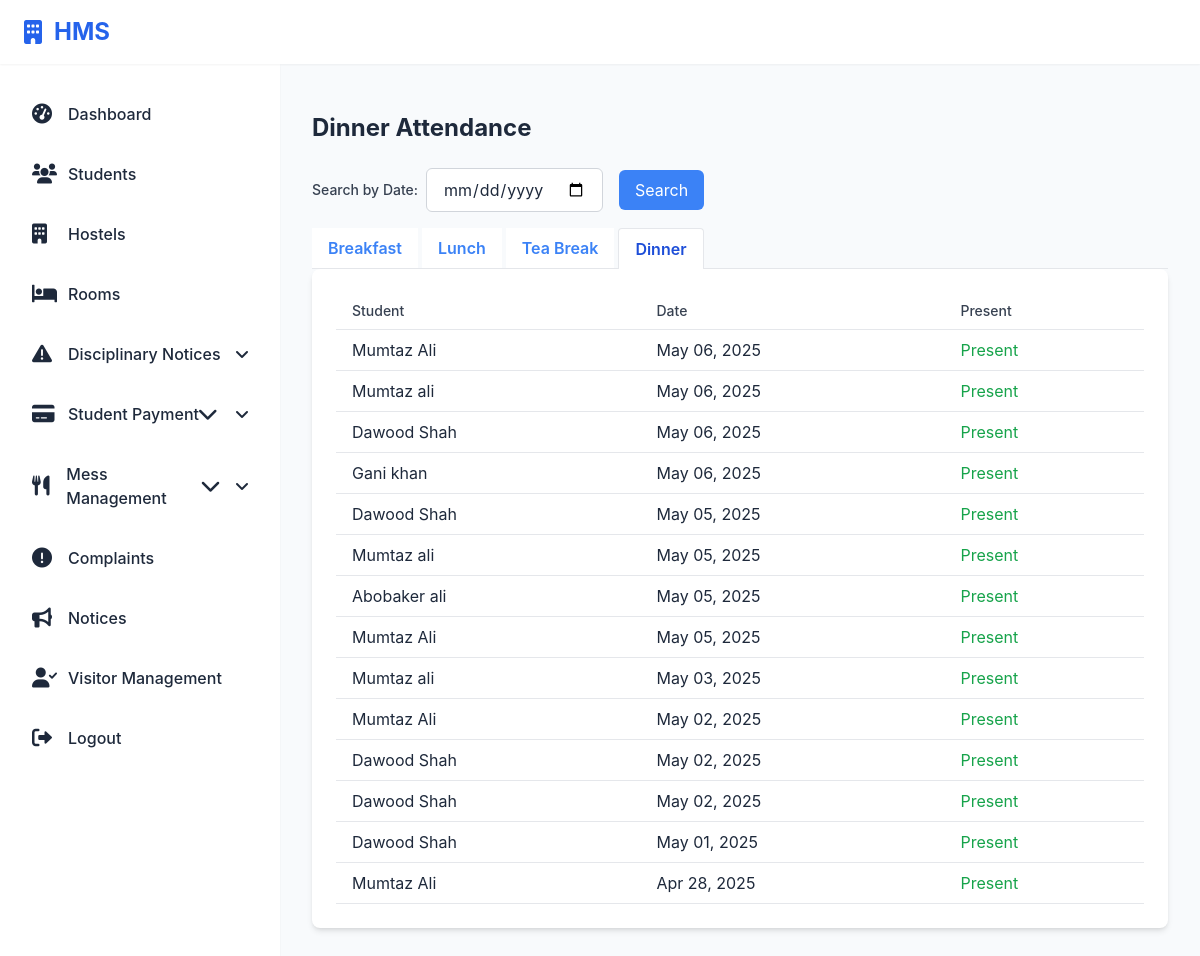
/hostel/dinner-attendance/ (signed in), run on the app's committed database.
### hostel/models.py (models this page shows, shortened)
class MessAttendance(models.Model):
    student = models.ForeignKey('Student', on_delete=models.CASCADE)
    date = models.DateField(default=timezone.now)
    meal_time = models.CharField(max_length=2, choices=MessMenu.MEAL_CHOICES)
    is_present = models.BooleanField()
    price_charged = models.DecimalField(max_digits=6, decimal_places=2, default=0)

class Student(models.Model):
    Room_ID = models.ForeignKey(Room, on_delete=models.SET_NULL, null=True, related_name="students")
    Hostel_ID = models.ForeignKey(Hostel, on_delete=models.SET_NULL, null=True)
    PAYMENT_STATUS_CHOICES = [
        ('NOT_PAID', 'Not Paid'),
        ('PARTIALLY_PAID', 'Partially Paid'),
        ('FULLY_PAID', 'Fully Paid'),
    ]
    Student_ID = models.AutoField(primary_key=True)
    Registration_Number = models.CharField(max_length=20, unique=True, null=True, blank=True)
    user = models.OneToOneField(User, on_delete=models.CASCADE, null=True)
    profile_picture = models.ImageField(upload_to='student_profiles/', null=True, blank=True)
    F_Name = models.CharField(max_length=50)
    L_Name = models.CharField(max_length=50)
    Contact_Info = models.CharField(max_length=100)
    Address = models.TextField()
    Department = models.CharField(max_length=100)
    FatherName = models.CharField(max_length=50)
    fee_status = models.CharField(max_length=20, choices=PAYMENT_STATUS_CHOICES, default='NOT_PAID')
    total_paid_amount = models.DecimalField(max_digits=10, decimal_places=2, default=0)
    room_price = models.DecimalField(max_digits=10, decimal_places=2, default=0)
    total_fee = models.DecimalField(max_digits=10, decimal_places=2, default=0)  # Added for storing total fee
    paid_installment_count = models.IntegerField(default=0)  # Added missing field

### hostel/views.py (the view)
# urls.py: path('dinner-attendance/', views.dinner_attendance, name='dinner_attendance'),
@staff_member_required
def dinner_attendance(request):
    dinner_records = MessAttendance.objects.filter(meal_time='DN').order_by('-date')
    context = {
        'dinner_records': dinner_records
    }
    return render(request, 'mess_management/dinner_attendance.html', context)

### hostel/templates/mess_management/dinner_attendance.html
{% extends 'base.html' %}
{% block content %}
<div class="container mt-4">
    <h1 class="text-2xl font-bold mb-6">Dinner Attendance</h1>
    <div class="mb-4">
        <form method="get">
            <div class="flex items-center">
                <label for="date" class="mr-2 text-sm font-medium text-gray-700">Search by Date:</label>
                <input type="date" id="date" name="date" class="py-2 px-4 border border-gray-300 rounded-md" value="{{ request.GET.date }}">
                <button type="submit" class="ml-4 bg-blue-500 text-white py-2 px-4 rounded-md">Search</button>
            </div>
        </form>
    </div>
    <ul class="flex border-b">
        <li class="mr-1">
            <a class="bg-white inline-block py-2 px-4 text-blue-500 hover:text-blue-800 font-semibold {% if request.path == '/breakfast-attendance/' %}bg-gray-200{% endif %}" href="{% url 'breakfast_attendance' %}">Breakfast</a>
        </li>
        <li class="mr-1">
            <a class="bg-white inline-block py-2 px-4 text-blue-500 hover:text-blue-800 font-semibold {% if request.path == '/lunch-attendance/' %}bg-gray-200{% endif %}" href="{% url 'lunch_attendance' %}">Lunch</a>
        </li>
        <li class="mr-1">
            <a class="bg-white inline-block py-2 px-4 text-blue-500 hover:text-blue-800 font-semibold {% if request.path == '/tea-break-attendance/' %}bg-gray-200{% endif %}" href="{% url 'tea_break_attendance' %}">Tea Break</a>
        </li>
        <li class="-mb-px mr-1">
            <a class="bg-white inline-block border-l border-t border-r rounded-t py-2 px-4 text-blue-700 font-semibold {% if request.path == '/dinner-attendance/' %}bg-gray-200{% endif %}" href="{% url 'dinner_attendance' %}">Dinner</a>
        </li>
    </ul>
    <div class="bg-white rounded-lg shadow-md p-6 mb-6">
        {% if dinner_records %}
        <div class="overflow-x-auto">
            <table class="min-w-full bg-white">
                <thead>
                    <tr>
                        <th class="py-2 px-4 border-b border-gray-200 text-left text-sm font-medium text-gray-700">Student</th>
                        <th class="py-2 px-4 border-b border-gray-200 text-left text-sm font-medium text-gray-700">Date</th>
                        <th class="py-2 px-4 border-b border-gray-200 text-left text-sm font-medium text-gray-700">Present</th>
                    </tr>
                </thead>
                <tbody>
                    {% for attendance in dinner_records %}
                        <tr>
                            <td class="py-2 px-4 border-b border-gray-200">{{ attendance.student.F_Name }} {{ attendance.student.L_Name }}</td>
                            <td class="py-2 px-4 border-b border-gray-200">{{ attendance.date|date:"M d, Y" }}</td>
                            <td class="py-2 px-4 border-b border-gray-200">
                                {% if attendance.is_present %}
                                    <span class="text-green-600">Present</span>
                                {% else %}
                                    <span class="text-red-600">Absent</span>
                                {% endif %}
                            </td>
                        </tr>
                    {% endfor %}
                </tbody>
            </table>
        </div>
        {% else %}
            <p class="text-gray-500">No attendance records for Dinner.</p>
        {% endif %}
    </div>
</div>
{% endblock %}

### hostel/static/css/showcase_notice.css (style rules this page uses)
:root { --primary-color: #4a6fdc; --primary-hover: #3d5cba; --success-color: #28a745; --danger-color: #dc3545; --warning-color: #ffc107; --light-gray: #f8f9fa; --medium-gray: #e9ecef; --dark-gray: #343a40; --border-color: #dee2e6; --shadow: 0 0.125rem 0.25rem rgba(0, 0, 0, 0.075); --transition: all 0.2s ease-in-out; }

### hostel/templates/base.html (style rules this page uses)
:root { --primary-color: #2563eb; --background-color: #f8fafc; --text-color: #1e293b; --sidebar-width: 280px; --header-height: 64px; --shadow-sm: 0 1px 2px 0 rgb(0 0 0 / 0.05); }
* { margin: 0; padding: 0; box-sizing: border-box; }
body { font-family: 'Inter', system-ui, -apple-system, sans-serif; background: var(--background-color); color: var(--text-color); min-height: 100vh; position: relative; }

### data on the page
MessAttendance: student.F_Name "Mumtaz", student.L_Name "Ali", date "May 06, 2025", is_present "Present"
MessAttendance: student.F_Name "Mumtaz", student.L_Name "ali", date "May 06, 2025", is_present "Present"
MessAttendance: student.F_Name "Dawood", student.L_Name "Shah", date "May 06, 2025", is_present "Present"
MessAttendance: student.F_Name "Gani", student.L_Name "khan", date "May 06, 2025", is_present "Present"
MessAttendance: student.F_Name "Dawood", student.L_Name "Shah", date "May 05, 2025", is_present "Present"
MessAttendance: student.F_Name "Mumtaz", student.L_Name "ali", date "May 05, 2025", is_present "Present"
MessAttendance: student.F_Name "Abobaker", student.L_Name "ali", date "May 05, 2025", is_present "Present"
MessAttendance: student.F_Name "Mumtaz", student.L_Name "Ali", date "May 05, 2025", is_present "Present"
MessAttendance: student.F_Name "Mumtaz", student.L_Name "ali", date "May 03, 2025", is_present "Present"
MessAttendance: student.F_Name "Mumtaz", student.L_Name "Ali", date "May 02, 2025", is_present "Present"
MessAttendance: student.F_Name "Dawood", student.L_Name "Shah", date "May 02, 2025", is_present "Present"
MessAttendance: student.F_Name "Dawood", student.L_Name "Shah", date "May 02, 2025", is_present "Present"
MessAttendance: student.F_Name "Dawood", student.L_Name "Shah", date "May 01, 2025", is_present "Present"
MessAttendance: student.F_Name "Mumtaz", student.L_Name "Ali", date "Apr 28, 2025", is_present "Present"
